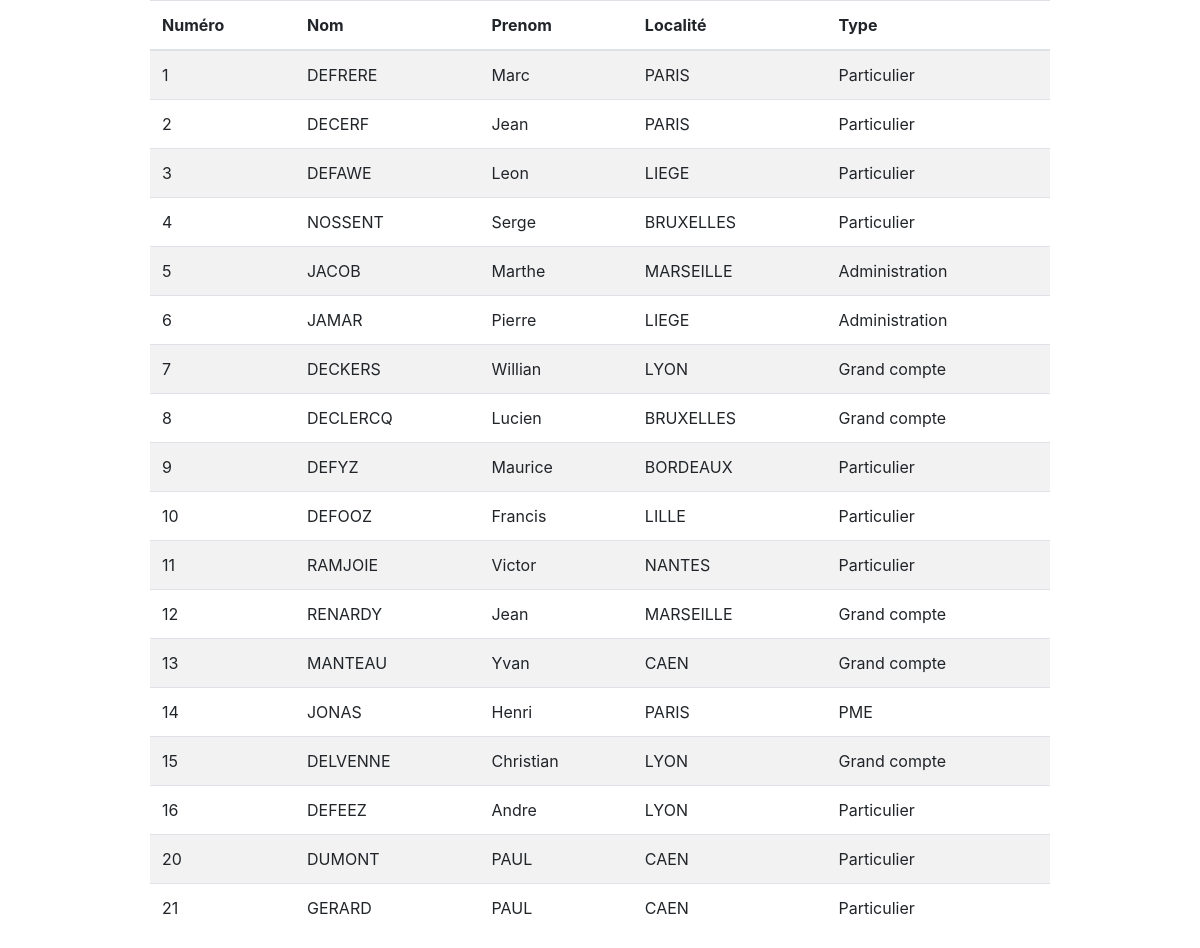
The page /client/list.php on the database as committed earlier.
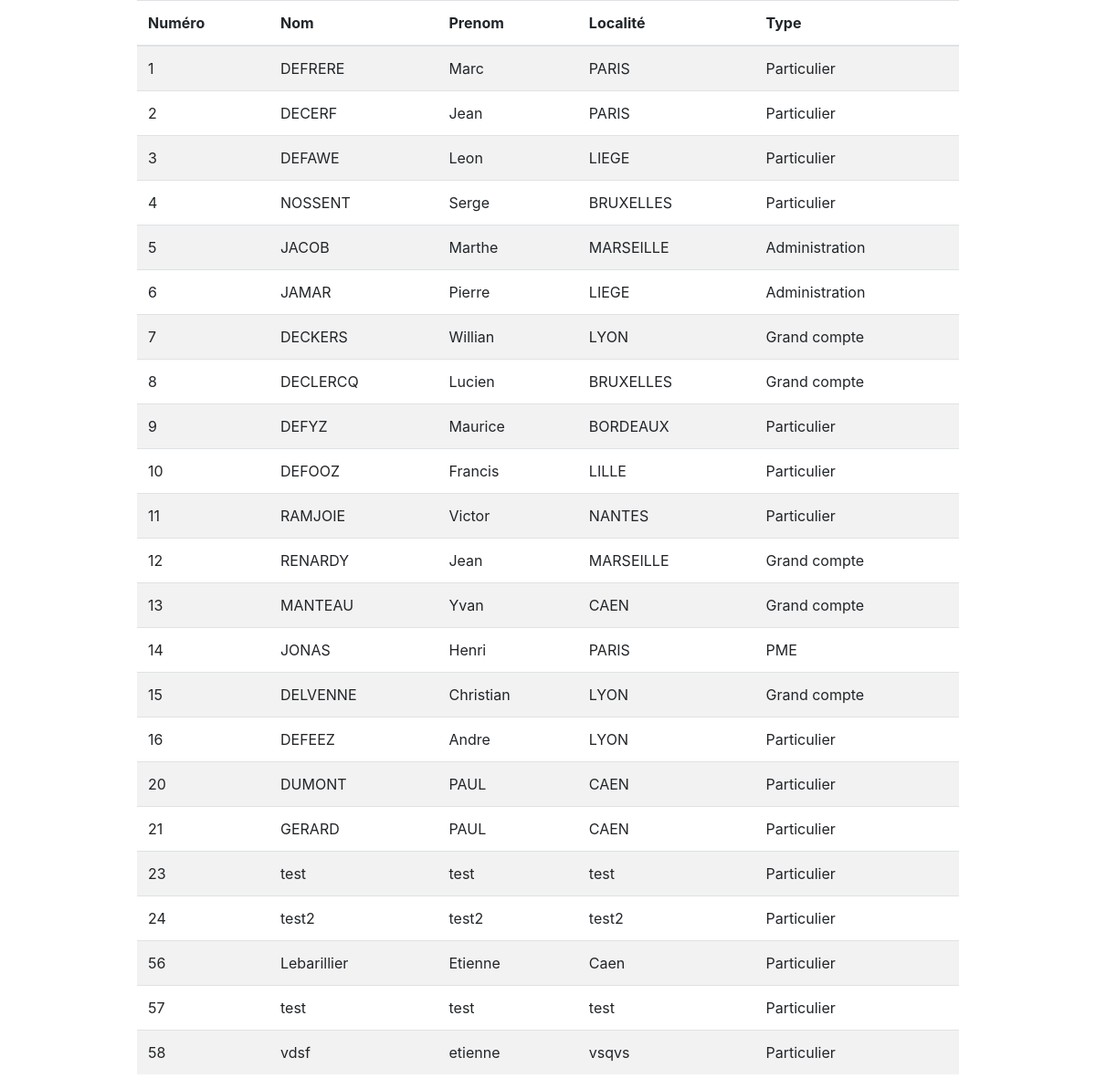
The same page on the database as committed later.
### tables this page shows
CREATE TABLE `CDI_CLIENT` (
  `CL_NUMERO` int(8) NOT NULL,
  `CL_NOM` varchar(25) DEFAULT NULL,
  `CL_PRENOM` varchar(25) DEFAULT NULL,
  `CL_PAYS` varchar(2) DEFAULT NULL,
  `CL_LOCALITE` varchar(20) DEFAULT NULL,
  `CL_CA` int(11) DEFAULT NULL,
  `CL_TYPE` varchar(16) DEFAULT NULL,
  `EMP_ENUME` smallint(6) DEFAULT NULL
);

### bdd.php (called while the page is built, shortened)
<?php
class Bdd {
    private $bdd;
    public function connect() {
        return $this->bdd = new PDO('mysql:host='. _HOST.';dbname='. _DATABASE, _USER, _PASSWORD);
    }
    public function query($stat) {
        return $this->bdd->query($stat)->fetchAll(PDO::FETCH_ASSOC);
    }
}

### client/list.php (the view)
<?php
require_once '../bdd.php';
$bdd = new Bdd();
$bdd->connect();
$clients = $bdd->query("SELECT * FROM CDI_CLIENT");
?>
<?php require_once '../header.php'; ?>
<div class="table-responsive">
    <table class="table table-striped">
        <thead class="thead-inverse">
            <tr>
                <th>Numéro</th>
                <th>Nom</th>
                <th>Prenom</th>
                <th>Localité</th>
                <th>Type</th>
            </tr>
        </thead>
        <tbody>
        <?php
    foreach ($clients as $client) {
        echo '<tr>';
            echo "<td>" . $client['CL_NUMERO'] . "</td>";
            echo "<td>" . $client['CL_NOM'] . "</td>";
            echo "<td>" . $client['CL_PRENOM'] . "</td>";
            echo "<td>" . $client['CL_LOCALITE'] . "</td>";
            echo "<td>" . $client['CL_TYPE'] . "</td>";
        echo '</tr>';
    }
?>
        </tbody>
    </table>
</div>
<?php require_once '../footer.php'; ?>

### header.php (shortened to what this page needs)
<!DOCTYPE html>
<html>
<head>
    <link rel="stylesheet" href="https://maxcdn.bootstrapcdn.com/bootstrap/4.0.0-alpha.6/css/bootstrap.min.css">
    <link rel="stylesheet" type="text/css" href="../style.css" />
</head>
<body>
<div class="content">

### footer.php (shortened to what this page needs)
</div>
</body>
</html>

### style.css (style rules this page uses)
.content { width:100%; max-width:900px; margin:auto; }

Rows that differ between the two databases and show on the page:
added cdi_client: CL_NUMERO "23", CL_NOM "test", CL_PRENOM "test", CL_LOCALITE "test", CL_TYPE "Particulier"
added cdi_client: CL_NUMERO "24", CL_NOM "test2", CL_PRENOM "test2", CL_LOCALITE "test2", CL_TYPE "Particulier"
added cdi_client: CL_NUMERO "56", CL_NOM "Lebarillier", CL_PRENOM "Etienne", CL_LOCALITE "Caen", CL_TYPE "Particulier"
added cdi_client: CL_NUMERO "57", CL_NOM "test", CL_PRENOM "test", CL_LOCALITE "test", CL_TYPE "Particulier"
added cdi_client: CL_NUMERO "58", CL_NOM "vdsf", CL_PRENOM "etienne", CL_LOCALITE "vsqvs", CL_TYPE "Particulier"
